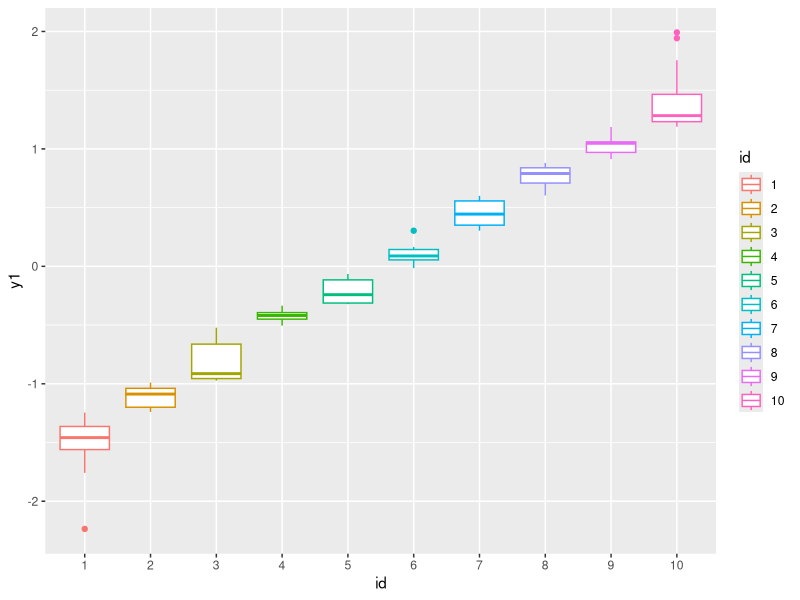
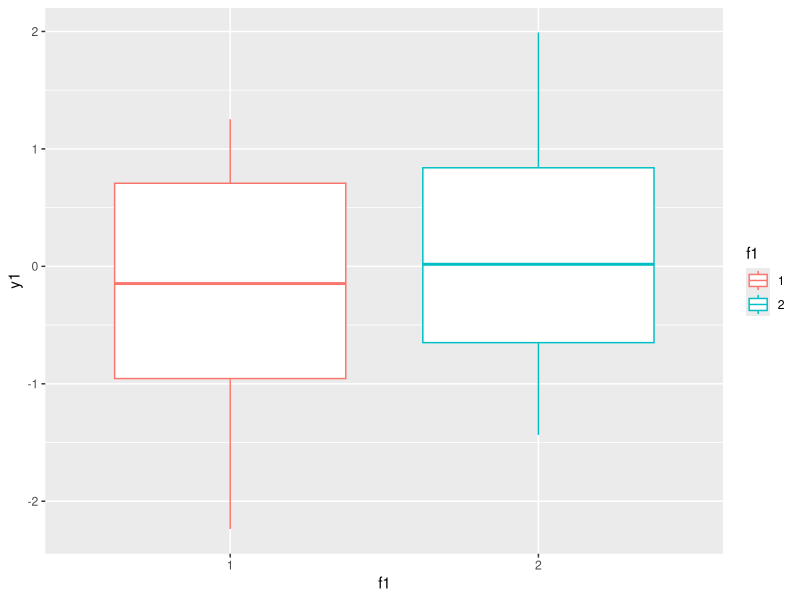
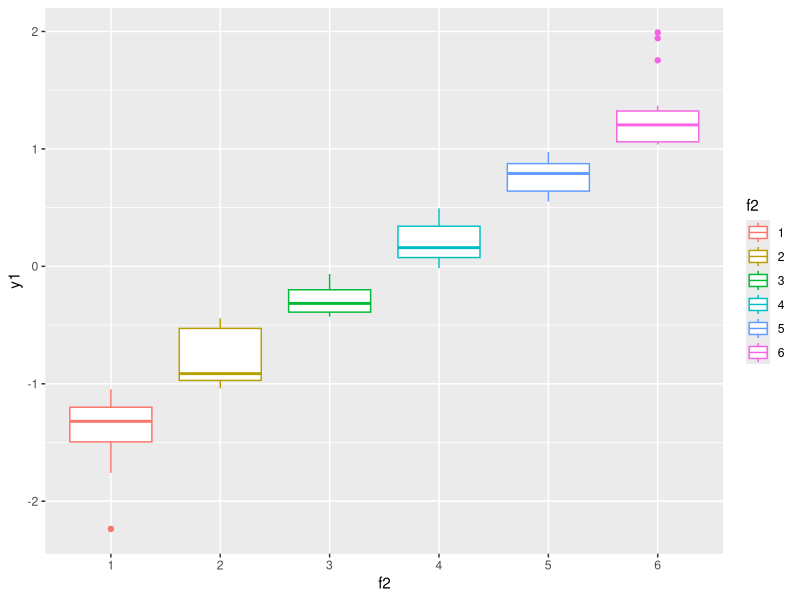
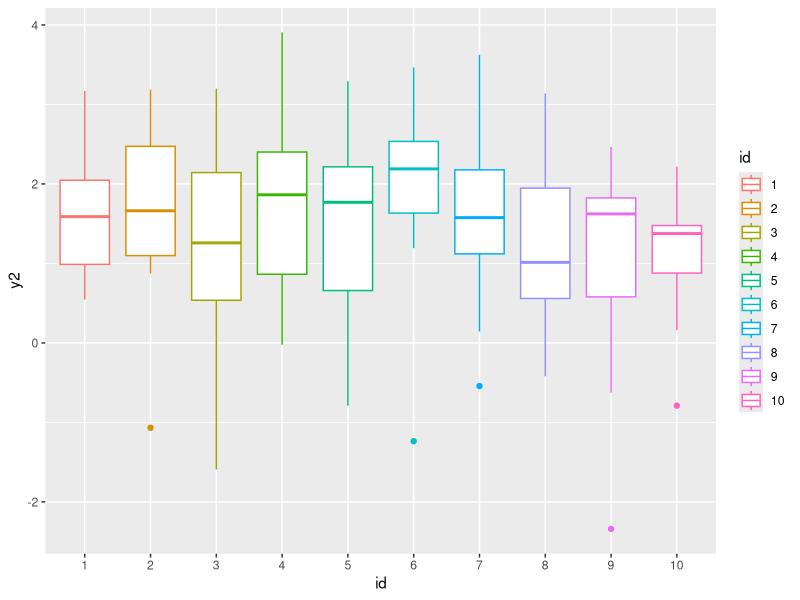
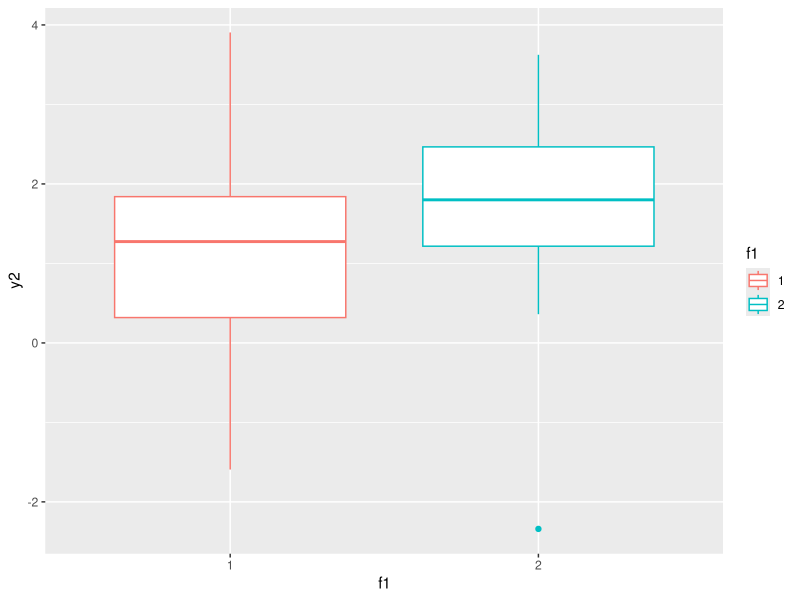
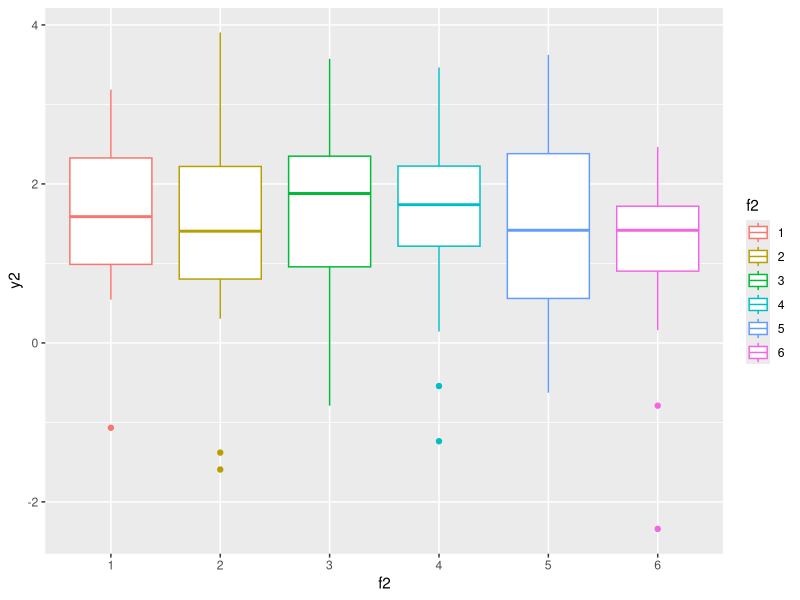
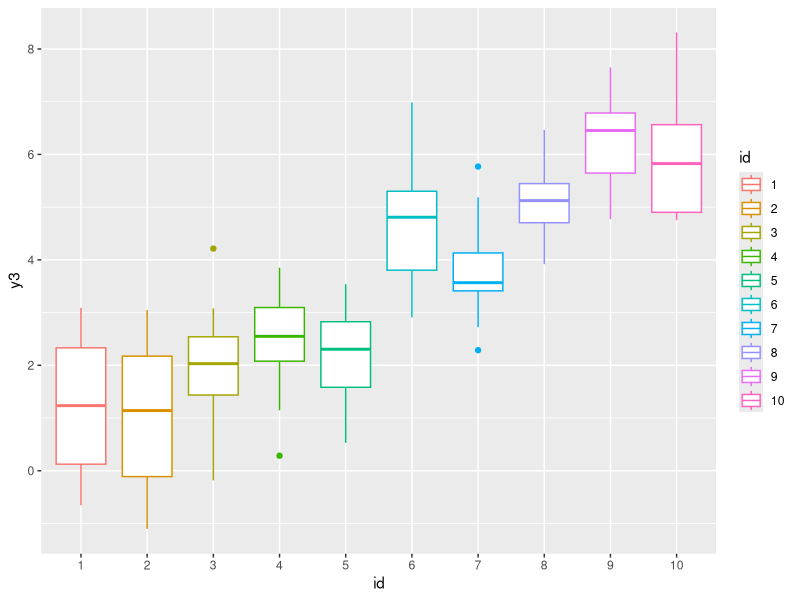
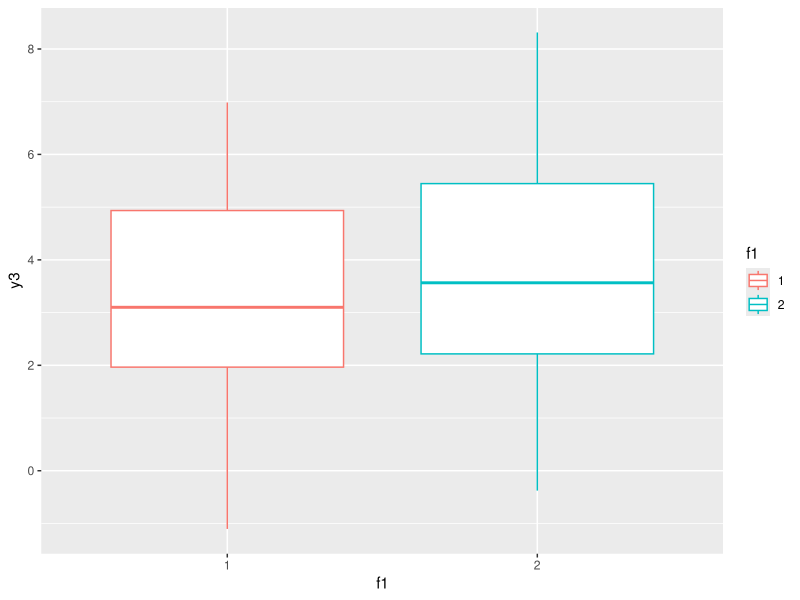

The R source for these figures, in order:
## see https://stat.utexas.edu/images/SSC/Site/hlm_comparison-1.pdf

library(foreign)
library(lme4)
## library(languageR) # obsolete - no support for MCMC
library(lmerTest)
library(merTools)

## functions you might find useful:

### cheat sheet:
## x:  an lmer object
## facet:  the level of generalization you wish to assess (ordered in the lmer object)

lmerICCest <- function(x,facet=NULL){
  tmp <- as.data.frame(VarCorr(x))[,c("grp","vcov")]
  out <- round(tmp$vcov[!is.na(match(tmp$grp,facet))]/sum(tmp$vcov),2)
  return(out)
}

## Data used for the entire demo:
dat <- read.spss("./popular2.sav",F,T)
## see URL above for the location:


################### Level-1 Model or the Null Model #####################
## Level-0 model (also known as the unconditional model)

lme0 <- lmer(popular ~ 1 + (1|class),data=dat)
summary(lme0)

# Linear mixed model fit by REML ['lmerMod']
# Formula: popular ~ 1 + (1 | class)
# Data: dat
# 
# REML criterion at convergence: 6330.5
# 
# Scaled residuals: 
#   Min      1Q  Median      3Q     Max 
# -3.5655 -0.6975  0.0020  0.6758  3.3175 
# 
# Random effects:
#   Groups   Name        Variance Std.Dev.
# class    (Intercept) 0.7021   0.8379  
# Residual             1.2218   1.1053  
# Number of obs: 2000, groups:  class, 100
# 
# Fixed effects:
#   Estimate Std. Error t value
# (Intercept)  5.07786    0.08739    58.1

## brute force method to calculate ICC from the output:
ICCdat <- as.data.frame(VarCorr(lme0))
ICCdat$vcov[1]/sum(ICCdat$vcov)

## check by merTools - only once just so you can see alternative methods
ICC(outcome="popular",group="class",data=dat) ## the ICC for the level 1 model

### use my function (from here on out)
lmerICCest(lme0)

######################## 2-Level with fixed predictor ###########################
#### now a 2-level model with fixed effect predictor
lme1.a <- lmer(popular ~ 1 + Cextrav + (1|class),data=dat)
summary(lme1.a)

# Linear mixed model fit by REML t-tests use Satterthwaite approximations to degrees of
# freedom [lmerMod]
# Formula: popular ~ 1 + Cextrav + (1 | class)
# Data: dat
# 
# REML criterion at convergence: 5832.6
# 
# Scaled residuals: 
#   Min      1Q  Median      3Q     Max 
# -3.0644 -0.7267  0.0165  0.7088  3.3587 
# 
# Random effects:
#   Groups   Name        Variance Std.Dev.
# class    (Intercept) 0.8406   0.9168  
# Residual             0.9304   0.9646  
# Number of obs: 2000, groups:  class, 100
# 
# Fixed effects:
#   Estimate Std. Error        df t value Pr(>|t|)    
# (Intercept) 5.078e+00  9.421e-02 9.830e+01   53.90   <2e-16 ***
#   Cextrav     4.863e-01  2.015e-02 1.965e+03   24.13   <2e-16 ***
#   ---
#   Signif. codes:  0 ‘***’ 0.001 ‘**’ 0.01 ‘*’ 0.05 ‘.’ 0.1 ‘ ’ 1
# 
# Correlation of Fixed Effects:
#   (Intr)
# Cextrav 0.000 

## ICC for the model:
lmerICCest(lme1.a)


##################### Level-1 Model with Random effect predictor ###############
## another Level-1 factor that specifies the predictor as a random effect
lme1.b <- lmer(popular ~ Cextrav + (Cextrav|class), data=dat)
## note, you can drop the "1" from the formula as I did above - they are implicit
summary(lme1.b)

# Linear mixed model fit by REML t-tests use Satterthwaite approximations to degrees of
# freedom [lmerMod]
# Formula: popular ~ Cextrav + (Cextrav | class)
# Data: dat
# 
# REML criterion at convergence: 5779.4
# 
# Scaled residuals: 
#   Min      1Q  Median      3Q     Max 
# -3.1961 -0.7291  0.0146  0.6816  3.2217 
# 
# Random effects:
#   Groups   Name        Variance Std.Dev. Corr 
# class    (Intercept) 0.89182  0.9444        
# Cextrav     0.02599  0.1612   -0.88
# Residual             0.89492  0.9460        
# Number of obs: 2000, groups:  class, 100
# 
# Fixed effects:
#   Estimate Std. Error       df t value Pr(>|t|)    
# (Intercept)  5.03127    0.09702 97.07000   51.86   <2e-16 ***
#   Cextrav      0.49286    0.02546 89.70000   19.36   <2e-16 ***
#   ---
#   Signif. codes:  0 ‘***’ 0.001 ‘**’ 0.01 ‘*’ 0.05 ‘.’ 0.1 ‘ ’ 1
# 
# Correlation of Fixed Effects:
#   (Intr)
# Cextrav -0.552

### ICC
lmerICCest(lme1.b)

###################### Level-1 model with 2 predictors (both random) ############
lme1.c <- lmer(popular~Cextrav+Csex+(Cextrav + Csex|class),data=dat)
summary(lme1.c)
lmerICCest(lme1.c) ## HLM and R agree on these values for ICC


##################### Level-2 model with one level 2 and 2 level 1 factors (no ints) #####
lme2.a <- lmer(popular~Cextrav + Csex + Ctexp + (Cextrav + Csex | class),data=dat)
summary(lme2.a)
lmerICCest(lme2.a)

#################### Level-2 model as above but with interaction ################
lme2.b <- lmer(popular~Cextrav + Csex + Ctexp + Cextrav:Ctexp + Csex:Ctexp + (Cextrav + Csex | class),data=dat)
summary(lme2.b)
lmerICCest(lme2.b)


################################ BEGIN HERE ON 3/31/17 ############################
## create some bogus data to begin our adventure...

df <- data.frame(idROW=1:120,id=as.factor(sort(rep(1:10,12))),f1=gl(2,6,120),f2=as.factor(sort(rep(1:6,20))))
df$y1=sort(rnorm(120))
df$y2 <- as.numeric(as.character(df$f1))+rnorm(120)
df$y3 <- as.numeric(as.character(df$f2))+rnorm(120)

library(lme4)
library(ggplot2)
lm1 <- lmer(y1~1 + (1|id) + (1|f1) + (1|f2),data=df)
summary(lm1)
lmerICCest(lm1,"id")
ggplot(df,aes(x=id,y=y1)) + geom_boxplot(aes(col=id))
lmerICCest(lm1,"f1")
ggplot(df,aes(x=f1,y=y1)) + geom_boxplot(aes(col=f1))
lmerICCest(lm1,"f2")
ggplot(df,aes(x=f2,y=y1)) + geom_boxplot(aes(col=f2))



lm2 <- lmer(y2~1 + (1|id) + (1|f1) + (1|f2),data=df)
lmerICCest(lm2,"id")
ggplot(df,aes(x=id,y=y2)) + geom_boxplot(aes(col=id))
lmerICCest(lm2,"f1")
ggplot(df,aes(x=f1,y=y2)) + geom_boxplot(aes(col=f1))
lmerICCest(lm2,"f2")
ggplot(df,aes(x=f2,y=y2)) + geom_boxplot(aes(col=f2))

lm3 <- lmer(y3~1 + (1|id) + (1|f1) + (1|f2),data=df)
lmerICCest(lm3,"id")
ggplot(df,aes(x=id,y=y3)) + geom_boxplot(aes(col=id))
lmerICCest(lm3,"f1")
ggplot(df,aes(x=f1,y=y3)) + geom_boxplot(aes(col=f1))
lmerICCest(lm3,"f2")
ggplot(df,aes(x=f2,y=y3)) + geom_boxplot(aes(col=f2))
